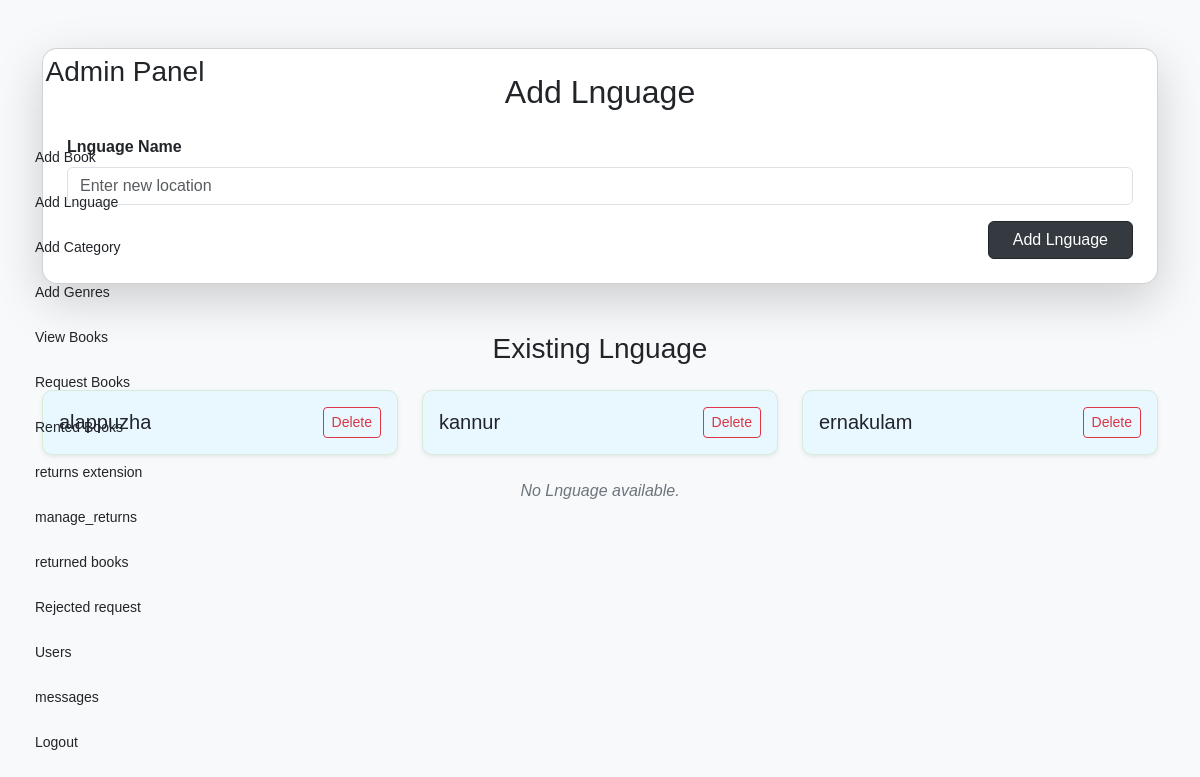
/location (signed in), run on an earlier commit of the app's database.
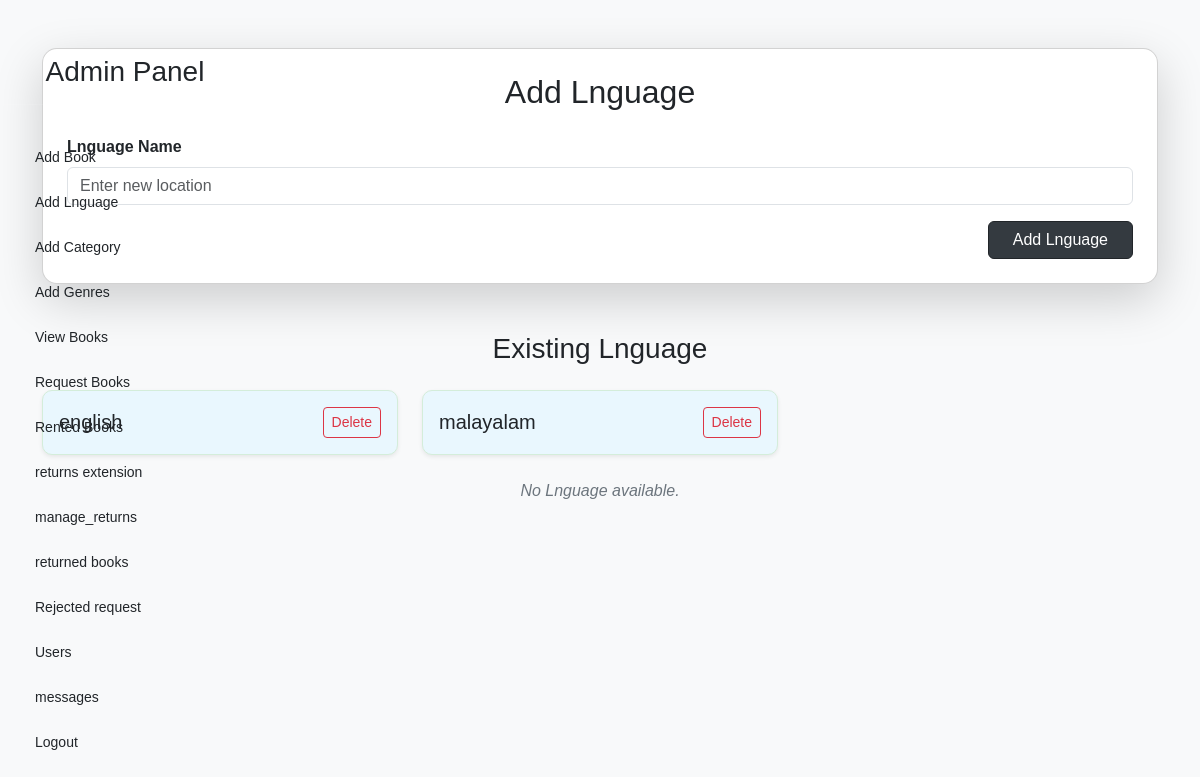
And on a later commit of the database.
### bookapp/models.py (models this page shows)
class locations(models.Model):
    location_name=models.TextField(max_length=200,)

### bookapp/views.py (the view)
# urls.py: path('location',views.add_location),
def add_location(req):
    if 'admin' in req.session:
        if req.method == 'POST':
            name = req.POST['location']
            locations.objects.create(location_name=name.lower())
            location = locations.objects.all()
            return render(req, 'admin/add_location.html', {'locations': location})
        else:
            location = locations.objects.all()
            return render(req, 'admin/add_location.html', {'locations': location})
    else:
          return redirect(u_login)

### templates/admin/add_location.html (shortened to what this page needs)
<!DOCTYPE html>
<html lang="en">
<head>
    <link href="https://cdn.jsdelivr.net/npm/bootstrap@5.3.3/dist/css/bootstrap.min.css" rel="stylesheet">
</head>
<body>
    <div class="d-flex">
        <div class="sidebar">
            <div class="sidebar">
                <h3>Admin Panel</h3>
                <a href="add_books"> Add Book</a>
                <a href="location"> Add Lnguage</a>
                <a href="category"> Add Category</a>
                <a href="genres"> Add Genres</a>
                <a href="view_books"> View Books</a>
                <a href="manage_requests"> Request Books</a>
                <a href="rented"> Rented Books</a>
                <a href="manage-extension-requests">returns extension</a>
                <a href="manage_returns">manage_returns</a>
                <a href="books_returns">returned books</a>
                <a href="reject"> Rejected request</a>
                <a href="view_user"> Users</a>
                <a href="display_contacts"> messages</a>
                <a href="logout"> Logout</a>
            </div>
        </div>
    <div class="container py-5">
        <div class="card shadow-lg p-4 mb-5">
            <h2 class="text-center mb-4">Add Lnguage</h2>
            <form method="post" enctype="multipart/form-data">
                <div class="mb-3">
                    <label for="l_name" class="form-label"><b> Lnguage Name</b></label>
                    <input
                        type="text"
                        class="form-control"
                        id="l_name"
                        name="location"
                        placeholder="Enter new location"
                        required>
                </div>
                <div class="d-flex justify-content-end">
                    <button type="submit" class="btn btn-dark px-4">Add Lnguage</button>
                </div>
            </form>
        </div>
        <h3 class="mb-4 text-center">Existing  Lnguage</h3>
        <div class="row">
            {% for l in locations %}
            <div class="col-md-6 col-lg-4 mb-4">
                <div class="card location-card shadow-sm p-3">
                    <div class="d-flex justify-content-between align-items-center">
                        <h5 class="mb-0 text-truncate text-dark">{{ l.location_name }}</h5>
                        <a href="{% url 'delete_location' l.id %}"
                           class="btn btn-outline-danger btn-sm"
                           onclick="return confirm('Are you sure you want to delete this location?');">
                             Delete
                        </a>
                    </div>
                </div>
            </div>
            {% endfor %}
            {% if not location %}
            <div class="col-12">
                <p class="no-location">No Lnguage available.</p>
            </div>
            {% endif %}
        </div>
    </div>
</div>
</body>
</html>

What changed in the data, as far as the page shows it:
removed locations: location_name "alappuzha"
removed locations: location_name "kannur"
removed locations: location_name "ernakulam"
added locations: location_name "english"
added locations: location_name "malayalam"
